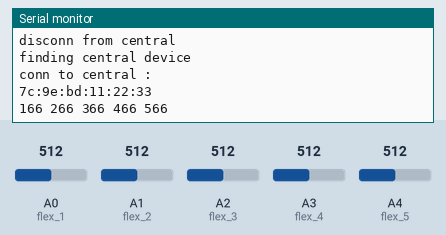
This sketch was run on a simulated Arduino Nano 33 IoT. Shown: the last lines printed to the serial monitor. The inputs (shaded band) are chosen by the test bench; at power-on: A0 (flex_1) = 512, A1 (flex_2) = 512, A2 (flex_3) = 512, A3 (flex_4) = 512, A4 (flex_5) = 512. Nothing arrives over Bluetooth unless stated; a phone connects over Bluetooth LE 3 s after start.

Above: at 3.9 s.
4.0 s: A0 (flex_1) set to 716
At 5.3 s:
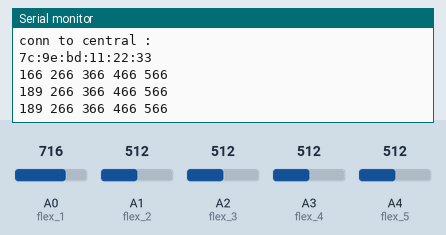
5.5 s: A1 (flex_2) set to 716
At 6.8 s:
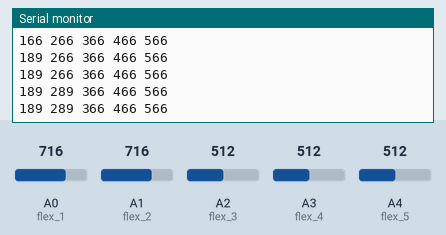
7.0 s: A2 (flex_3) set to 716
At 7.7 s:
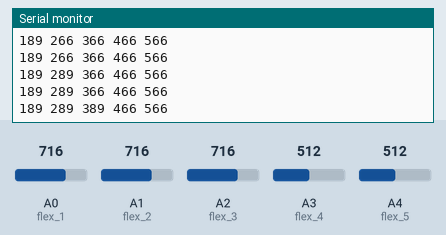
8.5 s: A3 (flex_4) set to 716
At 9.3 s:
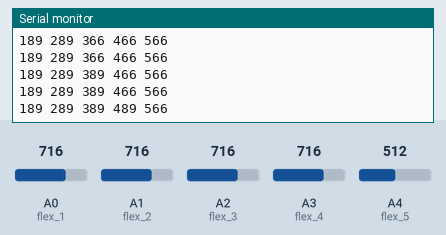
10.0 s: A4 (flex_5) set to 716
At 10.9 s:
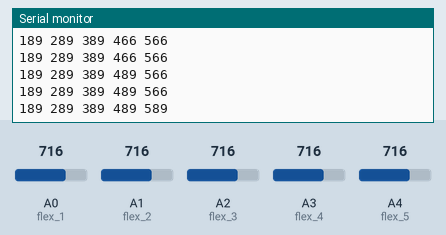
11.5 s: A0 (flex_1) set to 992
At 12.0 s:
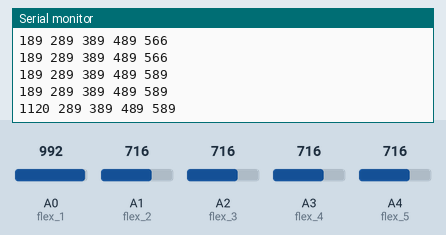
Timing chart, 0 to 14.0 s (numbered marks = the images above; inputs shaded):
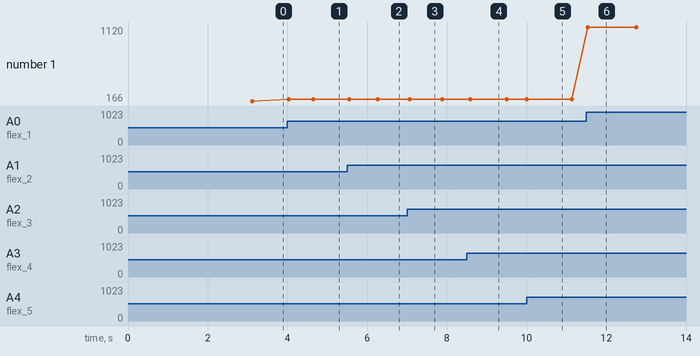

The sketch:

myung_ard.ino
```cpp
#include <ArduinoBLE.h>

BLEService Service("19b10000-e8f2-537e-4f6c-d104768a1214");

//BLEUnsignedCharCharacteristic FlexChar("19b10001-e8f2-537e-4f6c-d104768a1214", BLERead|BLEWrite|BLENotify);
BLEStringCharacteristic FlexChar("19b10001-e8f2-537e-4f6c-d104768a1214", BLERead|BLEWrite|BLENotify, 50);

byte read_data = 0;
String data = "";
String data2 = "";
int ch = 0;

String fin1 = "";
String fin2 = "";
String fin3 = "";
String fin4 = "";
String fin5 = "";

int flex_1 = A0;
int flex_2 = A1;
int flex_3 = A2;
int flex_4 = A3;
int flex_5 = A4;

int flex_1_val;
int flex_2_val;
int flex_3_val;
int flex_4_val;
int flex_5_val;

int sum=0;
int old=0;
int count = 0;

void setup() {
  Serial.begin(115200);
  while(!Serial);

  if(!BLE.begin()){
    Serial.println("start ble fail");
    while(1);
  }

  BLE.setLocalName("myung nano 33 ble");
  BLE.setAdvertisedService(Service);
  Service.addCharacteristic(FlexChar);
  BLE.addService(Service);

  BLE.advertise();
  Serial.println("nano33 ble peripheral");
  Serial.println(BLE.address());


}

void loop(){
  BLEDevice central = BLE.central();
  Serial.println("finding central device");
  delay(100);

  if(central){
    Serial.println("conn to central : ");
    Serial.println(central.address()); //MAC

    while(central.connected()){
      flex_1_val = analogRead(flex_1);
      flex_1_val = map(flex_1_val, 0, 800, 10, 99);

      flex_2_val = analogRead(flex_2);
      flex_2_val = map(flex_2_val, 0, 800, 10, 99);

      flex_3_val = analogRead(flex_3);
      flex_3_val = map(flex_3_val, 0, 800, 10, 99);

      flex_4_val = analogRead(flex_4);
      flex_4_val = map(flex_4_val, 0, 800, 10, 99);

      flex_5_val = analogRead(flex_5);
      flex_5_val = map(flex_5_val, 0, 800, 10, 99);

      fin1 = "1"+(String)flex_1_val;
      fin2 = "2"+(String)flex_2_val;
      fin3 = "3"+(String)flex_3_val;
      fin4 = "4"+(String)flex_4_val;
      fin5 = "5"+(String)flex_5_val;

      data = fin1+" "+fin2+" "+fin3+" "+fin4+" "+fin5;
      sum = flex_1_val + flex_2_val + flex_3_val + flex_4_val + flex_5_val;

      if(abs(sum - old)>2){
        FlexChar.writeValue(data);
        Serial.println(data);
        old = sum;
        delay(10);
      }
      else{
        old = sum;
        count = count+1;
        if(count>15){
          FlexChar.writeValue(data);
          Serial.println(data);
          count = 0;
        }
        delay(100);
      }
     }
  }

  else{
    Serial.print(F("disconn from central"));
    Serial.println(central.address());
  }
}
```

Measured:
- after the input at 4.0 s, the serial monitor: prints a new line at once (image 1)
- after the input at 5.5 s, the serial monitor: prints a new line after 0.05 s (image 2)
- after the input at 7.0 s, the serial monitor: prints a new line after 0.07 s (image 3)
- after the input at 8.5 s, the serial monitor: prints a new line after 0.09 s (image 4)
- after the input at 10.0 s, the serial monitor: prints a new line at once (image 5)
- after the input at 11.5 s, the serial monitor: prints a new line at once (image 6)
- plotted number 1: 166 → 189 after the input at 4.0 s, 189 → 1120 after the input at 11.5 s
